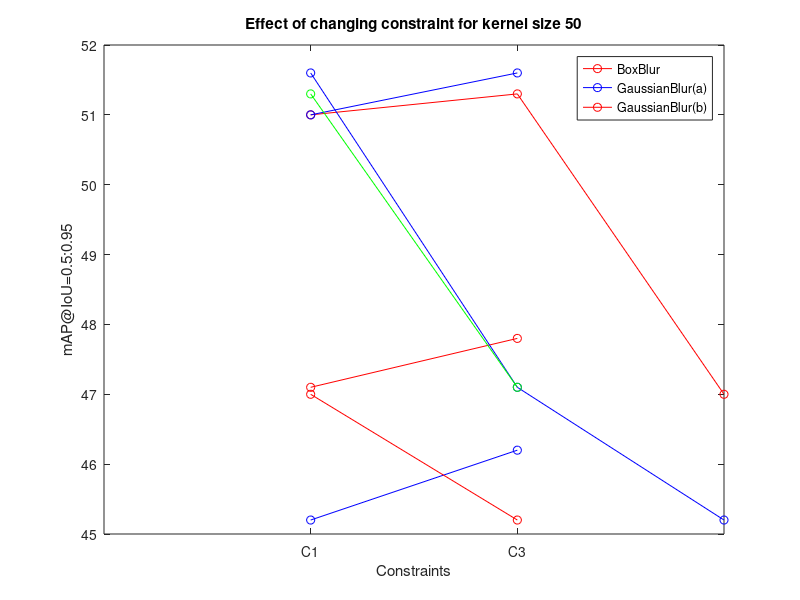

The MATLAB source for this figure:
%% Effect of changing kernel size keeping mechanism fixed
x = [1 2];
%level = [50 100];
rC1 = [47.1 47.8];
rC3 = [45.2 46.2];
plot(x, rC1, 'ro-');
hold on
plot(x, rC3, 'bo-');
legend('C1', 'C3');
xticks([1 2]);
xticklabels({'KernelSize = 50','KernelSize = 200'});
xlim([0 3]);
xlabel('Width of kernel');
ylabel('mAP@IoU=0.5:0.95');
title('Effect of increasing kernel width for box blur');


%% Effect of changing blur mechanism keeping kernel size fixed at 50
x = [1 2 3];
%level = [50 100];
rC1 = [51 51.3 47];
rC3 = [51.6 47.1 45.2];
plot(x, rC1, 'ro-');
hold on
plot(x, rC3, 'bo-');
legend('C1', 'C3');
xticks([1 2 3]);
xticklabels({'Gaussian(Std=5)','Gaussian(Std=15)', 'Box Blur'});
xlim([0 4]);
xlabel('Blur Mechanism');
ylabel('mAP@IoU=0.5:0.95');
title('Effect of changing mechanism for kernel size 50');


%% Effect of changing constraints for same level and mechanism
x = [1 2];
%level = [50 100];
rb = [47 45.2];
rg5 = [51 51.6];
rg15 = [51.3 47.1];
plot(x, rb, 'ro-');
hold on
plot(x, rg5, 'bo-');
plot(x, rg15, 'go-');
legend('BoxBlur', 'GaussianBlur(a)', 'GaussianBlur(b)');
xticks([1 2]);
xticklabels({'C1','C3'});
xlim([0 3]);
xlabel('Constraints');
ylabel('mAP@IoU=0.5:0.95');
title('Effect of changing constraint for kernel size 50');







